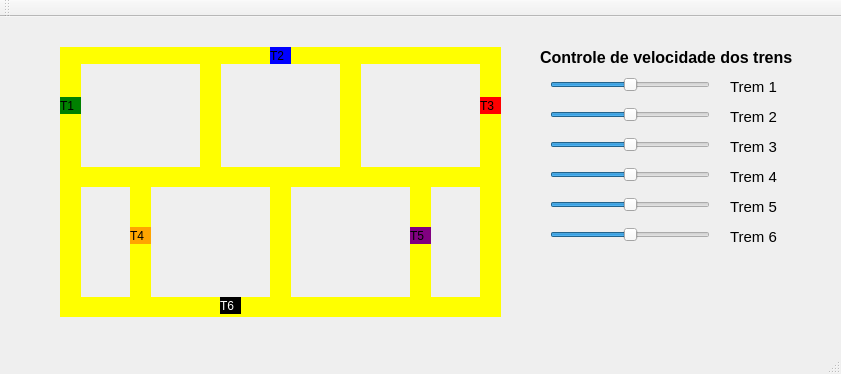
<?xml version="1.0" encoding="UTF-8"?>
<ui version="4.0">
 <class>MainWindow</class>
 <widget class="QMainWindow" name="MainWindow">
  <property name="geometry">
   <rect>
    <x>0</x>
    <y>0</y>
    <width>841</width>
    <height>374</height>
   </rect>
  </property>
  <property name="windowTitle">
   <string>Projeto dos Trens - 6 Trens</string>
  </property>
  <widget class="QWidget" name="centralWidget">
   <widget class="QLabel" name="label_trilho1">
    <property name="geometry">
     <rect>
      <x>80</x>
      <y>30</y>
      <width>125</width>
      <height>17</height>
     </rect>
    </property>
    <property name="styleSheet">
     <string notr="true">QLabel { background: yellow}</string>
    </property>
    <property name="text">
     <string/>
    </property>
   </widget>
   <widget class="QLabel" name="label_trilho2">
    <property name="geometry">
     <rect>
      <x>80</x>
      <y>150</y>
      <width>131</width>
      <height>20</height>
     </rect>
    </property>
    <property name="styleSheet">
     <string notr="true">QLabel { background: yellow}</string>
    </property>
    <property name="text">
     <string/>
    </property>
   </widget>
   <widget class="QLabel" name="label_trilho3">
    <property name="geometry">
     <rect>
      <x>200</x>
      <y>30</y>
      <width>21</width>
      <height>137</height>
     </rect>
    </property>
    <property name="styleSheet">
     <string notr="true">QLabel { background: yellow}</string>
    </property>
    <property name="text">
     <string/>
    </property>
   </widget>
   <widget class="QLabel" name="label_trilho4">
    <property name="geometry">
     <rect>
      <x>60</x>
      <y>30</y>
      <width>21</width>
      <height>261</height>
     </rect>
    </property>
    <property name="styleSheet">
     <string notr="true">QLabel { background: yellow}</string>
    </property>
    <property name="text">
     <string/>
    </property>
   </widget>
   <widget class="QLabel" name="label_trilho4_2">
    <property name="geometry">
     <rect>
      <x>340</x>
      <y>30</y>
      <width>21</width>
      <height>137</height>
     </rect>
    </property>
    <property name="styleSheet">
     <string notr="true">QLabel { background: yellow}</string>
    </property>
    <property name="text">
     <string/>
    </property>
   </widget>
   <widget class="QLabel" name="label_trilho1_2">
    <property name="geometry">
     <rect>
      <x>220</x>
      <y>30</y>
      <width>125</width>
      <height>17</height>
     </rect>
    </property>
    <property name="styleSheet">
     <string notr="true">QLabel { background: yellow}</string>
    </property>
    <property name="text">
     <string/>
    </property>
   </widget>
   <widget class="QLabel" name="label_trilho2_2">
    <property name="geometry">
     <rect>
      <x>220</x>
      <y>150</y>
      <width>125</width>
      <height>17</height>
     </rect>
    </property>
    <property name="styleSheet">
     <string notr="true">QLabel { background: yellow}</string>
    </property>
    <property name="text">
     <string/>
    </property>
   </widget>
   <widget class="QLabel" name="label_trilho1_3">
    <property name="geometry">
     <rect>
      <x>360</x>
      <y>30</y>
      <width>125</width>
      <height>17</height>
     </rect>
    </property>
    <property name="styleSheet">
     <string notr="true">QLabel { background: yellow}</string>
    </property>
    <property name="text">
     <string/>
    </property>
   </widget>
   <widget class="QLabel" name="label_trilho4_3">
    <property name="geometry">
     <rect>
      <x>480</x>
      <y>30</y>
      <width>21</width>
      <height>261</height>
     </rect>
    </property>
    <property name="styleSheet">
     <string notr="true">QLabel { background: yellow}</string>
    </property>
    <property name="text">
     <string/>
    </property>
   </widget>
   <widget class="QLabel" name="label_trilho2_3">
    <property name="geometry">
     <rect>
      <x>80</x>
      <y>150</y>
      <width>421</width>
      <height>20</height>
     </rect>
    </property>
    <property name="styleSheet">
     <string notr="true">QLabel { background: yellow}</string>
    </property>
    <property name="text">
     <string/>
    </property>
   </widget>
   <widget class="QLabel" name="label_trilho4_4">
    <property name="geometry">
     <rect>
      <x>270</x>
      <y>160</y>
      <width>21</width>
      <height>137</height>
     </rect>
    </property>
    <property name="styleSheet">
     <string notr="true">QLabel { background: yellow}</string>
    </property>
    <property name="text">
     <string/>
    </property>
   </widget>
   <widget class="QLabel" name="label_trilho4_5">
    <property name="geometry">
     <rect>
      <x>130</x>
      <y>160</y>
      <width>21</width>
      <height>137</height>
     </rect>
    </property>
    <property name="styleSheet">
     <string notr="true">QLabel { background: yellow}</string>
    </property>
    <property name="text">
     <string/>
    </property>
   </widget>
   <widget class="QLabel" name="label_trilho2_4">
    <property name="geometry">
     <rect>
      <x>150</x>
      <y>280</y>
      <width>125</width>
      <height>17</height>
     </rect>
    </property>
    <property name="styleSheet">
     <string notr="true">QLabel { background: yellow}</string>
    </property>
    <property name="text">
     <string/>
    </property>
   </widget>
   <widget class="QLabel" name="label_trilho4_7">
    <property name="geometry">
     <rect>
      <x>410</x>
      <y>160</y>
      <width>21</width>
      <height>137</height>
     </rect>
    </property>
    <property name="styleSheet">
     <string notr="true">QLabel { background: yellow}</string>
    </property>
    <property name="text">
     <string/>
    </property>
   </widget>
   <widget class="QLabel" name="label_trilho2_5">
    <property name="geometry">
     <rect>
      <x>290</x>
      <y>280</y>
      <width>125</width>
      <height>17</height>
     </rect>
    </property>
    <property name="styleSheet">
     <string notr="true">QLabel { background: yellow}</string>
    </property>
    <property name="text">
     <string/>
    </property>
   </widget>
   <widget class="QLabel" name="label_trilho_topo">
    <property name="geometry">
     <rect>
      <x>80</x>
      <y>30</y>
      <width>405</width>
      <height>17</height>
     </rect>
    </property>
    <property name="styleSheet">
     <string notr="true">QLabel { background: yellow}</string>
    </property>
    <property name="text">
     <string/>
    </property>
   </widget>
   <widget class="QLabel" name="label_trilho_baixo">
    <property name="geometry">
     <rect>
      <x>60</x>
      <y>280</y>
      <width>441</width>
      <height>20</height>
     </rect>
    </property>
    <property name="styleSheet">
     <string notr="true">QLabel { background: yellow}</string>
    </property>
    <property name="text">
     <string/>
    </property>
   </widget>
   <widget class="QLabel" name="label_trem1">
    <property name="geometry">
     <rect>
      <x>60</x>
      <y>80</y>
      <width>21</width>
      <height>17</height>
     </rect>
    </property>
    <property name="styleSheet">
     <string notr="true">QLabel { background: green}</string>
    </property>
    <property name="text">
     <string>T1</string>
    </property>
   </widget>
   <widget class="QLabel" name="label_trem2">
    <property name="geometry">
     <rect>
      <x>270</x>
      <y>30</y>
      <width>21</width>
      <height>17</height>
     </rect>
    </property>
    <property name="styleSheet">
     <string notr="true">QLabel { background: blue}</string>
    </property>
    <property name="text">
     <string>T2</string>
    </property>
   </widget>
   <widget class="QLabel" name="label_trem3">
    <property name="geometry">
     <rect>
      <x>480</x>
      <y>80</y>
      <width>21</width>
      <height>17</height>
     </rect>
    </property>
    <property name="styleSheet">
     <string notr="true">QLabel { background: red}</string>
    </property>
    <property name="text">
     <string>T3</string>
    </property>
   </widget>
   <widget class="QLabel" name="label_trem4">
    <property name="geometry">
     <rect>
      <x>130</x>
      <y>210</y>
      <width>21</width>
      <height>17</height>
     </rect>
    </property>
    <property name="styleSheet">
     <string notr="true">QLabel { background: orange}</string>
    </property>
    <property name="text">
     <string>T4</string>
    </property>
   </widget>
   <widget class="QLabel" name="label_trem5">
    <property name="geometry">
     <rect>
      <x>410</x>
      <y>210</y>
      <width>21</width>
      <height>17</height>
     </rect>
    </property>
    <property name="styleSheet">
     <string notr="true">QLabel { background: purple}</string>
    </property>
    <property name="text">
     <string>T5</string>
    </property>
   </widget>
   <widget class="QLabel" name="label_trem6">
    <property name="geometry">
     <rect>
      <x>220</x>
      <y>280</y>
      <width>21</width>
      <height>17</height>
     </rect>
    </property>
    <property name="styleSheet">
     <string notr="true">QLabel { background: black; color: white;}</string>
    </property>
    <property name="text">
     <string>T6</string>
    </property>
   </widget>
   <widget class="QSlider" name="horizontalSlider">
    <property name="geometry">
     <rect>
      <x>550</x>
      <y>60</y>
      <width>160</width>
      <height>16</height>
     </rect>
    </property>
    <property name="minimum">
     <number>0</number>
    </property>
    <property name="maximum">
     <number>200</number>
    </property>
    <property name="value">
     <number>100</number>
    </property>
    <property name="orientation">
     <enum>Qt::Orientation::Horizontal</enum>
    </property>
   </widget>
   <widget class="QSlider" name="horizontalSlider_2">
    <property name="geometry">
     <rect>
      <x>550</x>
      <y>90</y>
      <width>160</width>
      <height>16</height>
     </rect>
    </property>
    <property name="minimum">
     <number>0</number>
    </property>
    <property name="maximum">
     <number>200</number>
    </property>
    <property name="value">
     <number>100</number>
    </property>
    <property name="orientation">
     <enum>Qt::Orientation::Horizontal</enum>
    </property>
   </widget>
   <widget class="QSlider" name="horizontalSlider_3">
    <property name="geometry">
     <rect>
      <x>550</x>
      <y>120</y>
      <width>160</width>
      <height>16</height>
     </rect>
    </property>
    <property name="minimum">
     <number>0</number>
    </property>
    <property name="maximum">
     <number>200</number>
    </property>
    <property name="value">
     <number>100</number>
    </property>
    <property name="orientation">
     <enum>Qt::Orientation::Horizontal</enum>
    </property>
   </widget>
   <widget class="QSlider" name="horizontalSlider_4">
    <property name="geometry">
     <rect>
      <x>550</x>
      <y>150</y>
      <width>160</width>
      <height>16</height>
     </rect>
    </property>
    <property name="minimum">
     <number>0</number>
    </property>
    <property name="maximum">
     <number>200</number>
    </property>
    <property name="value">
     <number>100</number>
    </property>
    <property name="orientation">
     <enum>Qt::Orientation::Horizontal</enum>
    </property>
   </widget>
   <widget class="QSlider" name="horizontalSlider_5">
    <property name="geometry">
     <rect>
      <x>550</x>
      <y>180</y>
      <width>160</width>
      <height>16</height>
     </rect>
    </property>
    <property name="minimum">
     <number>0</number>
    </property>
    <property name="maximum">
     <number>200</number>
    </property>
    <property name="value">
     <number>100</number>
    </property>
    <property name="orientation">
     <enum>Qt::Orientation::Horizontal</enum>
    </property>
   </widget>
   <widget class="QSlider" name="horizontalSlider_6">
    <property name="geometry">
     <rect>
      <x>550</x>
      <y>210</y>
      <width>160</width>
      <height>16</height>
     </rect>
    </property>
    <property name="minimum">
     <number>0</number>
    </property>
    <property name="maximum">
     <number>200</number>
    </property>
    <property name="value">
     <number>100</number>
    </property>
    <property name="orientation">
     <enum>Qt::Orientation::Horizontal</enum>
    </property>
   </widget>
   <widget class="QLabel" name="label_titulo">
    <property name="geometry">
     <rect>
      <x>540</x>
      <y>30</y>
      <width>281</width>
      <height>20</height>
     </rect>
    </property>
    <property name="font">
     <font>
      <pointsize>12</pointsize>
      <bold>true</bold>
     </font>
    </property>
    <property name="text">
     <string>Controle de velocidade dos trens</string>
    </property>
   </widget>
   <widget class="QLabel" name="label_slider1">
    <property name="geometry">
     <rect>
      <x>730</x>
      <y>60</y>
      <width>61</width>
      <height>20</height>
     </rect>
    </property>
    <property name="font">
     <font>
      <pointsize>11</pointsize>
     </font>
    </property>
    <property name="text">
     <string>Trem 1</string>
    </property>
   </widget>
   <widget class="QLabel" name="label_slider2">
    <property name="geometry">
     <rect>
      <x>730</x>
      <y>90</y>
      <width>61</width>
      <height>20</height>
     </rect>
    </property>
    <property name="font">
     <font>
      <pointsize>11</pointsize>
     </font>
    </property>
    <property name="text">
     <string>Trem 2</string>
    </property>
   </widget>
   <widget class="QLabel" name="label_slider3">
    <property name="geometry">
     <rect>
      <x>730</x>
      <y>120</y>
      <width>61</width>
      <height>20</height>
     </rect>
    </property>
    <property name="font">
     <font>
      <pointsize>11</pointsize>
     </font>
    </property>
    <property name="text">
     <string>Trem 3</string>
    </property>
   </widget>
   <widget class="QLabel" name="label_slider4">
    <property name="geometry">
     <rect>
      <x>730</x>
      <y>150</y>
      <width>61</width>
      <height>20</height>
     </rect>
    </property>
    <property name="font">
     <font>
      <pointsize>11</pointsize>
     </font>
    </property>
    <property name="text">
     <string>Trem 4</string>
    </property>
   </widget>
   <widget class="QLabel" name="label_slider5">
    <property name="geometry">
     <rect>
      <x>730</x>
      <y>180</y>
      <width>61</width>
      <height>20</height>
     </rect>
    </property>
    <property name="font">
     <font>
      <pointsize>11</pointsize>
     </font>
    </property>
    <property name="text">
     <string>Trem 5</string>
    </property>
   </widget>
   <widget class="QLabel" name="label_slider6">
    <property name="geometry">
     <rect>
      <x>730</x>
      <y>210</y>
      <width>61</width>
      <height>20</height>
     </rect>
    </property>
    <property name="font">
     <font>
      <pointsize>11</pointsize>
     </font>
    </property>
    <property name="text">
     <string>Trem 6</string>
    </property>
   </widget>
  </widget>
  <widget class="QMenuBar" name="menuBar">
   <property name="geometry">
    <rect>
     <x>0</x>
     <y>0</y>
     <width>841</width>
     <height>22</height>
    </rect>
   </property>
  </widget>
  <widget class="QToolBar" name="mainToolBar">
   <attribute name="toolBarArea">
    <enum>TopToolBarArea</enum>
   </attribute>
   <attribute name="toolBarBreak">
    <bool>false</bool>
   </attribute>
  </widget>
  <widget class="QStatusBar" name="statusBar"/>
 </widget>
 <layoutdefault spacing="6" margin="11"/>
 <resources/>
 <connections/>
</ui>
